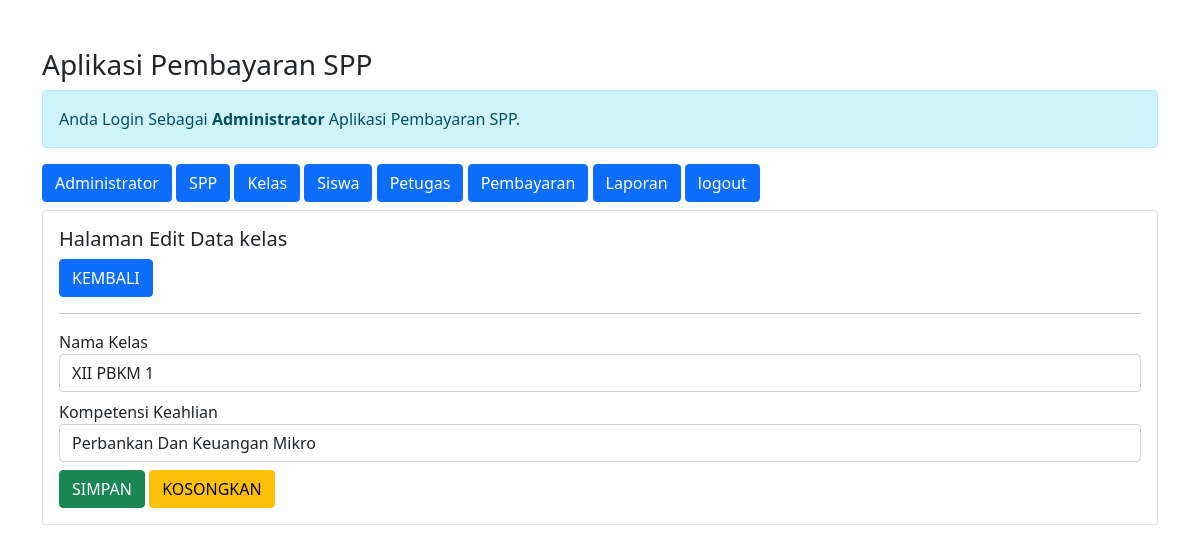
Page /admin/admin.php?url=edit-kelas&id_kelas=3 (signed in) on the committed database.
### tables this page shows
CREATE TABLE `kelas` (
  `id_kelas` int(11) NOT NULL,
  `nama_kelas` varchar(10) NOT NULL,
  `kompetensi_keahlian` varchar(50) NOT NULL
);

### admin/edit-kelas.php (the view)
<?php
$id_kelas = $_GET['id_kelas'];
include '../koneksi.php';
$sql = "SELECT*FROM kelas WHERE id_kelas='$id_kelas'";
$query = mysqli_query($koneksi, $sql);
$data = mysqli_fetch_array($query);
?>
<h5>Halaman Edit Data kelas</h5>
<a href="?url=kelas" class="btn btn-primary">KEMBALI</a>
<hr>
<form method="post" action="?url=proses-edit-kelas&id_kelas=<?= $id_kelas; ?>">
    <div class="form-group mb-2">
        <label>Nama Kelas</label>
        <input value="<?= $data['nama_kelas']; ?>" type="text" name="nama_kelas" class="form-control" required>
    </div>
    <div class="form-group mb-2">
        <label>Kompetensi Keahlian</label>
        <input value="<?= $data['kompetensi_keahlian']; ?>" type="text" name="kompetensi_keahlian" class="form-control" required>
    </div>
    <div class="form-group">
        <button type="submit" class="btn btn-success">SIMPAN</button>
        <button type="reset" class="btn btn-warning">KOSONGKAN</button>
    </div>
</form>

### rows in the picture
kelas: nama_kelas "XII PBKM 1", kompetensi_keahlian "Perbankan Dan Keuangan Mikro"
